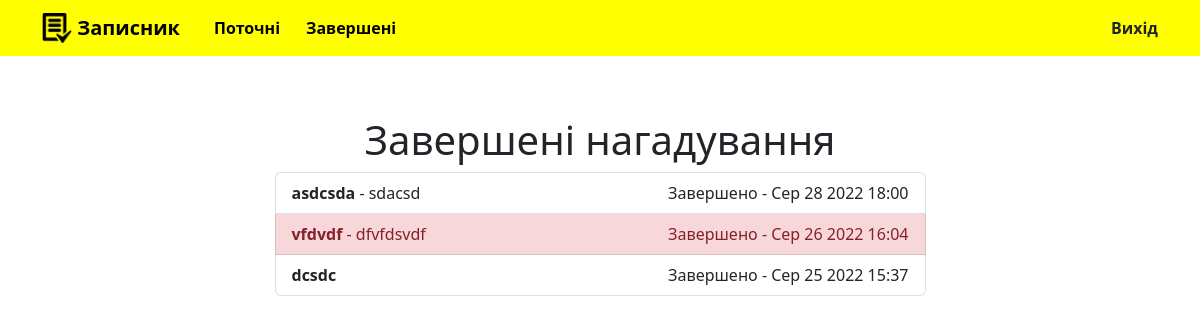
Page /completed/ (signed in) on the committed database.
### todo/models.py (models this page shows, shortened)
class Todowoo(models.Model):
    title = models.CharField(max_length=100)
    memo = models.TextField(blank=True)
    created = models.DateTimeField(auto_now_add=True)
    datecompleted = models.DateTimeField(null=True, blank=True)
    important = models.BooleanField(default=False)
    user = models.ForeignKey(User, on_delete=models.CASCADE)

### todo/views.py (the view)
# urls.py: path('completed/', views.completedtodos, name='completedtodos'),
@login_required
def completedtodos(request):
    todos = Todowoo.objects.filter(user=request.user, datecompleted__isnull=False).order_by('-datecompleted')
    return render(request, 'todo/completedtodos.html', {'todos':todos})

### todo/templates/todo/completedtodos.html
{% extends 'todo/base.html' %}
{% block content %}
<div class="d-flex flex-column">
  <div class="d-flex justify-content-center">
    <h1>Завершені нагадування</h1>
  </div>
  <div class="d-flex justify-content-center">
    <div class="list-group col-md-7">
        {% for todo in todos %}
            <a href="{% url 'viewtodo' todo.id %}" class="list-group-item list-group-item-action{% if todo.important %} list-group-item-danger{% endif %} d-flex justify-content-between">
              <div class="completed_todo">
                <b>{{ todo.title }}</b>{% if todo.memo %} - {{ todo.memo|truncatechars:30 }}{% endif %}
              </div>
              <div class="completed_todo">
                Завершено - {{ todo.datecompleted|date:'M j Y H:i' }}
              </div>
            </a>
        {% endfor %}
    </div>
  </div>
</div>
{% endblock %}

### todo/static/todo/custom1.css (style rules this page uses)
html { height: 100%; width: 100%; font-family: 'Arima', cursive; font-family: 'Noto Sans JP', sans-serif; font-family: 'Press Start 2P', cursive; }
body { margin: 0; padding: 0; min-height: 100%; }
.completed_todo { display: inline-block; }

### rows in the picture
Todowoo: title "asdcsda", memo "sdacsd", datecompleted "Сер 28 2022 18:00"
Todowoo: title "vfdvdf", memo "dfvfdsvdf", datecompleted "Сер 26 2022 16:04"
Todowoo: title "dcsdc", datecompleted "Сер 25 2022 15:37"
